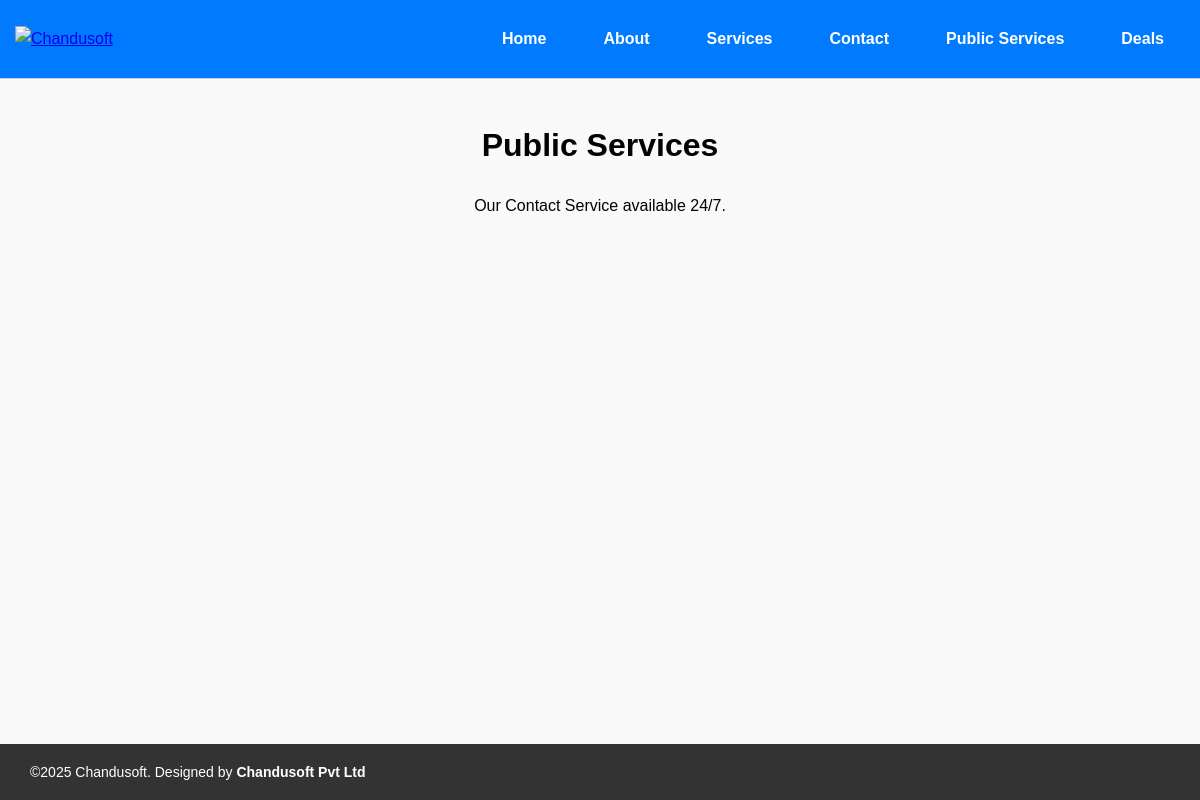
The app's page /contact-services with its own data.
### tables this page shows
CREATE TABLE `pages` (
  `id` int NOT NULL AUTO_INCREMENT,
  `title` varchar(255) NOT NULL,
  `slug` varchar(255) NOT NULL,
  `status` enum('draft','published','archived') DEFAULT 'draft',
  `updated_at` datetime DEFAULT CURRENT_TIMESTAMP ON UPDATE CURRENT_TIMESTAMP,
  `content_html` text,
  PRIMARY KEY (`id`),
  UNIQUE KEY `slug` (`slug`)
);

### views/page.php (called while the page is built, shortened)
<?php
require_once __DIR__ . '/../app/config.php';
require_once __DIR__ . '/../app/functions.php';
$slug = $_GET['slug'] ?? '';
$stmt = $pdo->prepare("SELECT title, content_html FROM pages WHERE slug = ? AND status = 'published'");
$stmt->execute([$slug]);
$page = $stmt->fetch(PDO::FETCH_ASSOC);
include __DIR__ . '/layout.php';
?>

### app/functions.php (called while the page is built, shortened)
<?php
require_once __DIR__ . '/config.php';
function get_setting($key) {
    global $pdo;
    try {
        $stmt = $pdo->prepare("SELECT value FROM site_settings WHERE `key` = ?");
        $stmt->execute([$key]);
        return $stmt->fetchColumn() ?: '';
    } catch (PDOException $e) {
        error_log("Error fetching setting '$key': " . $e->getMessage());
        return '';
    }
}
?>

### views/layout.php (the view, shortened to what this page needs)
<!DOCTYPE html>
<html lang="en">
<head>
    <link rel="stylesheet" href="styles.css">
</head>
<body>
    <?php include __DIR__ . '/header.php'; ?>
    <main>
        <h1><?= htmlspecialchars($page['title']) ?></h1>
        <div>
            <?= $page['content_html'] ?>
        </div>
    </main>
    <?php include __DIR__ . '/footer.php'; ?>
</body>
</html>

### admin/header.php (shortened to what this page needs)
<?php
require_once __DIR__ . '/../app/config.php';
require_once __DIR__ . '/../app/functions.php';
$siteName = get_setting('site_name') ?: 'Chandusoft';
$logoPath = get_setting('logo_path') ?: 'images/logo.jpg';
if ($logoPath) {
    if (strpos($logoPath, 'uploads/') === 0) {
        $logoPath = 'http://' . $_SERVER['HTTP_HOST'] . '/' . $logoPath;
    }
}
?>
<header>
    <div class="logo">
        <a href="index.php">
            <img src="<?php echo htmlspecialchars($logoPath); ?>"
                 alt="<?php echo htmlspecialchars($siteName); ?>"
                 title="<?php echo htmlspecialchars($siteName); ?>"
                 width="150" height="auto" style="vertical-align:middle; max-height: 80px;">
        </a>
    </div>
    <nav>
        <a href="index.php"><b>Home</b></a>
        <a href="about.php"><b>About</b></a>
        <a href="services.php"><b>Services</b></a>
        <a href="contact.php"><b>Contact</b></a>
        <?php
    try {
$stmt = $pdo->query("SELECT title, slug FROM pages WHERE status = 'published'");
foreach ($stmt->fetchAll(PDO::FETCH_ASSOC) as $p) {
    echo '<a href="/' . htmlspecialchars($p['slug']) . '">' . htmlspecialchars($p['title']) . '</a>';
}
    } catch (PDOException $e) {
        echo "";
    }
    ?>
</nav>
</header>

### styles.css (style rules this page uses)
body { font-family: Arial, Helvetica, sans-serif; color: #030303; background-color: #f9f9f9; line-height: 1.6; margin: 0; padding: 0; display: flex; flex-direction: column; min-height: 100vh; }
main { flex: 1; padding: 20px; text-align: center; }
header { background-color: #007BFF; padding: 15px; display: flex; justify-content: space-between; align-items: center; border-bottom: 1px solid #ccc; }
.logo img { width: 400px; height: auto; }
nav { display: flex; justify-content: center; gap: 15px; align-items: center; }
nav a, nav button { display: inline-block; padding: 10px 20px; background-color: #007BFF; color: white; text-decoration: none; border-radius: 5px; font-weight: bold; transition: background-color 0.3s ease, color 0.3s ease; border: 1px solid #007BFF; }

### records on screen
pages: title "Public Services", content_html "Our Contact Service available 24/7."
pages: title "Deals"
